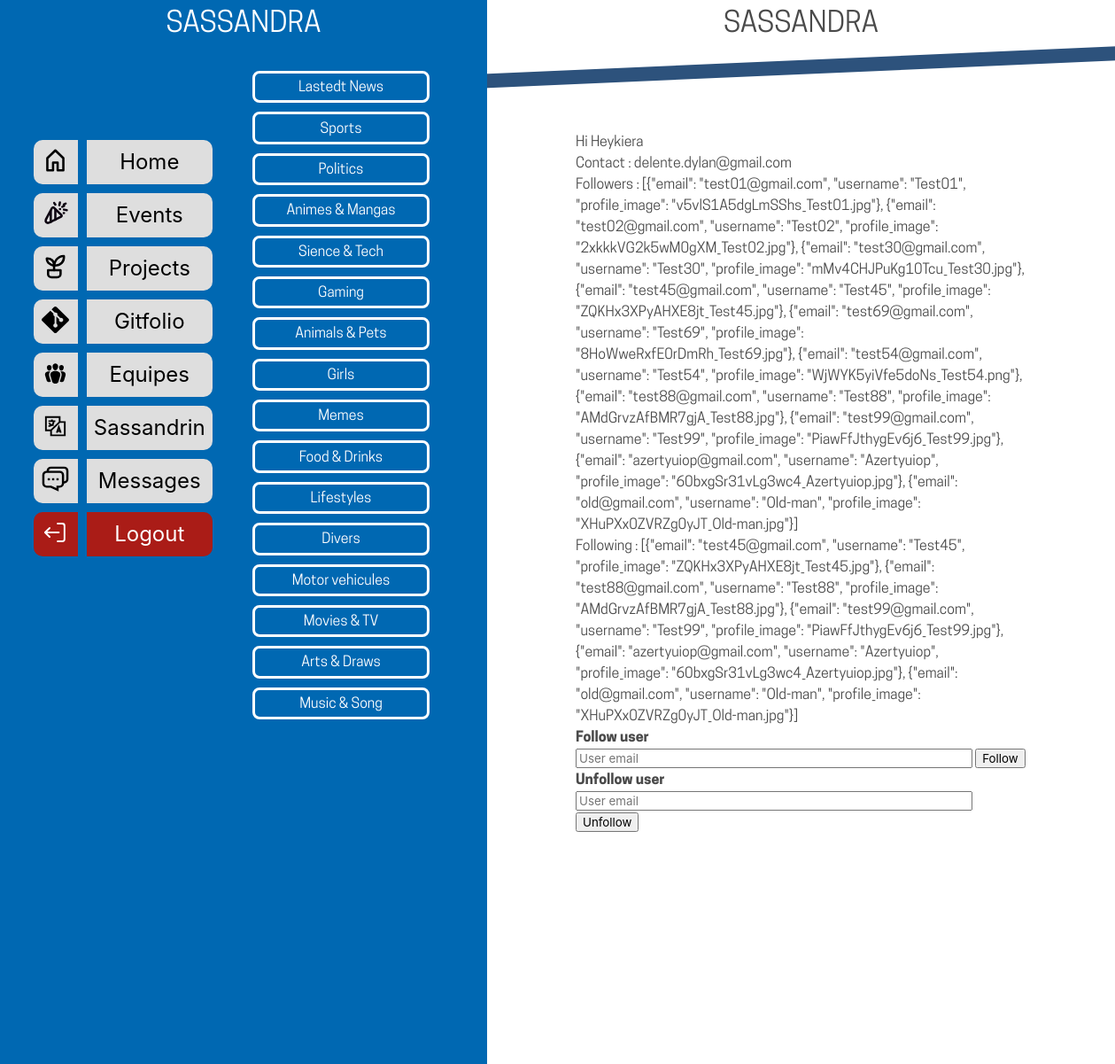
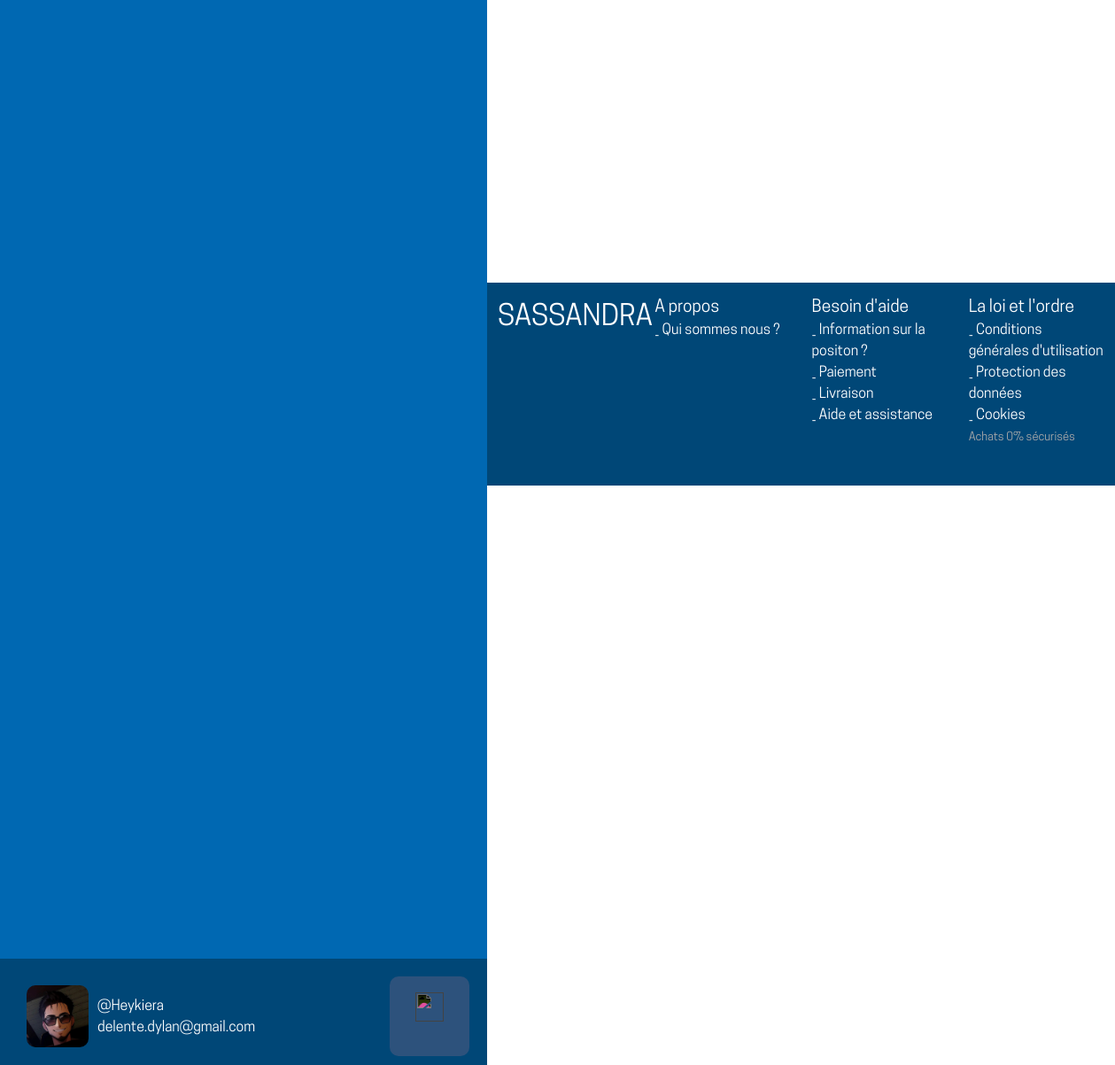
The app's page /home (signed in) with its own data (2 pictures, top to bottom).
### app.py (models this page shows, shortened)
class User(db.Model, UserMixin):
    id = db.Column(db.Integer, primary_key=True, default=lambda: random.randint(10000000, 99999999))
    username = db.Column(db.String(80), unique=True, nullable=False)
    email = db.Column(db.String(120), unique=True, nullable=False)
    password = db.Column(db.String(120), nullable=False)
    profile_image = db.Column(db.String(120), nullable=True)
    following = db.Column(db.JSON)
    followers = db.Column(db.JSON)
    descript = db.Column(db.String(240))

### app.py (the view)
@app.route('/home')
@login_required
def home():
    return render_template('home.html')

### app.py (called while the page is built)
@login_manager.user_loader
def load_user(user_id):
    return User.query.get(int(user_id))

### templates/home.html (shortened to what this page needs)
<!DOCTYPE html>
<html lang="fr">
    <head>
        <link rel="stylesheet" href="../static/css/bulma.min.css">
        <link rel="stylesheet" href="../static/css/style2.css">
    </head>
    <body>
        <aside>
            <header>
                <h1>SASSANDRA</h1>
            </header>
            <nav class="nav-list" id="nav">
                <li>
                    <button class="icon" onclick= "window.location.href='{{ url_for('home') }}';"><img src="../static/img/svg/home.svg" alt=""></button>
                    <button class="btn selector active">Home</button>
                    <ul class="hide">
                        <li><label><input type="checkbox"><span>Lastedt News</span></label></li>
                        <li><label><input type="checkbox"><span>Sports</span></label></li>
                        <li><label><input type="checkbox"><span>Politics</span></label></li>
                        <li><label><input type="checkbox"><span>Animes & Mangas</span></label></li>
                        <li><label><input type="checkbox"><span>Sience & Tech</span></label></li>
                        <li><label><input type="checkbox"><span>Gaming</span></label></li>
                        <li><label><input type="checkbox"><span>Animals & Pets</span></label></li>
                        <li><label><input type="checkbox"><span>Girls</span></label></li>
                        <li><label><input type="checkbox"><span>Memes</span></label></li>
                        <li><label><input type="checkbox"><span>Food & Drinks</span></label></li>
                        <li><label><input type="checkbox"><span>Lifestyles</span></label></li>
                        <li><label><input type="checkbox"><span>Divers</span></label></li>
                        <li><label><input type="checkbox"><span>Motor vehicules</span></label></li>
                        <li><label><input type="checkbox"><span>Movies & TV</span></label></li>
                        <li><label><input type="checkbox"><span>Arts & Draws</span></label></li>
                        <li><label><input type="checkbox"><span>Music & Song</span></label></li>
                    </ul>
                </li>
                <li>
                    <button class="icon" onclick= "window.location.href='{{ url_for( 'events' ) }}';"><img src="../static/img/svg/events.svg" alt=""></button>
                    <button class="btn selector">Events</button>
                </li>
                <li>
                    <button class="icon" onclick= "window.location.href='{{ url_for( 'projects' ) }}';"><img src="../static/img/svg/projects.svg" alt=""></button>
                    <button class="btn selector">Projects</button>
                </li>
                <li>
                    <button class="icon" onclick= "window.location.href='{{ url_for( 'gitfolio' ) }}';"><img src="../static/img/svg/git.svg" alt=""></button>
                    <button class="btn selector">Gitfolio</button>
                </li>
                <li>
                    <button class="icon" onclick= "window.location.href='{{ url_for( 'groups' ) }}';"><img src="../static/img/svg/groups.svg" alt=""></button>
                    <button class="btn selector">Equipes</button>
                </li>
                <li>
                    <button class="icon" onclick= "window.location.href='{{ url_for( 'sassandrin' ) }}';"><img src="../static/img/svg/language.svg" alt=""></button>
                    <button class="btn selector">Sassandrin</button>
                </li>
                <li>
                    <button class="icon" onclick= "window.location.href='{{ url_for( 'messages' ) }}';"><img src="../static/img/svg/messages.svg" alt=""></button>
                    <button class="btn selector">Messages</button>
                </li>
                <li>
                    <button class="icon logout" onclick= "window.location.href='{{ url_for( 'logout' ) }}';"><img src="../static/img/svg/logout.svg" alt=""></button>
                    <button class="btn selector logout" onclick= "window.location.href='{{ url_for( 'logout' ) }}';">Logout</button>
                </li>
            </nav>
            <footer>
                <div class="user-info" onclick= "window.location.href='{{ url_for( 'profile' ) }}';">
                <img src="{{ url_for('static', filename='uploads/' + current_user.profile_image) }}" alt="User Picture">
                    <div class="user-details">
                        <h3 class="username">@{{ current_user.username }}</h3>
                        <p class="user-email">{{ current_user.email }}</p>
                    </div>
                </div >
                <div class="settings" onclick= "window.location.href='{{ url_for( 'settings' ) }}';">
                    <img src="../static/img/svg/settings-gear.svg" alt="">
                </div>
            </footer>
        </aside>
        <section>
            <header>
                <h1>SASSANDRA</h1>
            </header>
            <div class="container">
                <div class="post">
                    {% if current_user.is_authenticated %}
                        <p>Hi {{ current_user.username }}</p>
                        <p>Contact : {{ current_user.email }}</p>
                        <p>Followers : {{ current_user.followers }}</p>
                        <p>Following : {{ current_user.following }}</p>
                    {% endif %}
                    <form id="follow-user" action="/follow" method="post">
                        <div class="follow">
                            <label for="follow-email"><b>Follow user</b></label>
                            <input type="text" placeholder="User email" name="follow-email" size="45" required>
                            <button type="submit">Follow</button>
                        </div>
                    </form>
                    <form id="unfollow-user" action="/unfollow" method="post">
                        <div class="follow">
                            <label for="unfollow-email"><b>Unfollow user</b></label>
                            <input type="text" placeholder="User email" name="unfollow-email" size="45" required>
                            <button type="submit">Unfollow</button>
                        </div>
                    </form>
                    <br><br><br><br><br><br><br><br><br><br>
                    <br><br><br><br><br><br><br><br><br><br>
                </div>
            </div>
            <footer>
                <div class="column">
                    <h1 style="font-size: xx-large;">SASSANDRA</h1>
                </div>
                <div class="column">
                    <h2 style="font-size: larger;">A propos</h2>
                    <p>_ Qui sommes nous ?</p>
                </div>
                <div class="column">
                    <h2 style="font-size: larger;">Besoin d'aide</h2>
                    <p>_ Information sur la positon ?</p>
                    <p>_ Paiement</p>
                    <p>_ Livraison</p>
                    <p>_ Aide et assistance</p>
                </div>
                <div class="column">
                    <h2 style="font-size: larger;">La loi et l'ordre</h2>
                    <p>_ Conditions générales d'utilisation</p>
                    <p>_ Protection des données</p>
                    <p>_ Cookies</p>
                    <span style="color: darkgray; font-size: small;">Achats 0% sécurisés</span>
                </div>
            </footer>
        </section>
    </body>
</html>

### static/css/style2.css (style rules this page uses)
:root { --gouttiere: 2.5rem; --login-input: #00693E; --sidebar-backgroud: #0068b2; --sidebar-profile: #004777; --sidebar-color: #fff; --sidebar-input: #dedede; --sidebar-title: #AA1C17; --sidebar-span: #D8D8D8; --sidebar-svg: brightness(0) saturate(100%) invert(92%) sepia(0%) saturate(7492%) hue-rotate(68deg) brightness(110%) contrast(100%); --sidebar-svg-hover:brightness(0) saturate(100%) invert(92%) sepia(0%) saturate(7492%) hue-rotate(68deg) brightness(110%) contrast(100%); --section-background: #f9f7ed; --section-color: #262626; --section-input: #ffffff; --section-title: #2D527C; --section-svg: filter: brightness(0) saturate(100%) invert(91%) sepia(12%) saturate(3777%) hue-rotate(186deg) brightness(111%) contrast(104%); --section-svg-hover: brightness(0) saturate(100%) invert(30%) sepia(25%) saturate(1116%) hue-rotate(171deg) brightness(92%) contrast(93%); }
* { font-family: 'Texte'; }
aside { background-color: var(--sidebar-backgroud); position: fixed; color: var(--sidebar-color); width: 550px; height: 100%; left: 0; padding: 0; margin: 0; overflow-x:hidden; }
aside header { background-color: var(--sidebar-backgroud); height: 5%; font-size: xx-large; text-align: center; align-items: center; justify-content: center; }
aside nav { background-color: var(--sidebar-backgroud); height: calc(100%); overflow-x: hidden; }
aside footer { background-color: var(--sidebar-profile); color: var(--sidebar-color); position: sticky; height: 120px; width: 100%; bottom: 0%; left: 0%; padding: 20px; }
aside footer > * { align-items: center; justify-content: center; display:inline-block; vertical-align:middle; }
section { width: calc(100% - 550px); position: relative; float: right; }
section header { padding: 0; font-size: xx-large; text-align: center; align-items: center; }
section header::after { content: ''; display: block; position: absolute; left: -1rem; z-index: -1; width: 110%; height: 10em; background-color: inherit; top: 0.2rem; transform: translateY(20%) skewY(-2.5deg); border-top: 1rem solid var(--section-title); }
section footer { background-color: var(--sidebar-profile); width: 100%; display: table; color: var(--sidebar-color); padding-bottom: 2rem; }
.user-info { width: calc(100% - 110px); margin-right: 10px; color: var(--sidebar-color); text-align: left; display: inline-flex; justify-content: start; }
.user-info img { height: 70px; width: 70px; margin: 10px; border-radius: 10px; object-fit: cover; }
.settings { background-color: var(--section-title); float: right; width: 90px; height: 90px; border-radius: 10px; text-align: center; justify-content: center; }
.settings img { width: 60%; height: 60%; transition: transform 0.2s ease-in; filter: saturate(100%) invert(100%) sepia(0%) hue-rotate(35deg) brightness(107%) contrast(101%); margin: 20%; }
.nav-list { padding: 5% }
.nav-list > li { list-style: none; margin: 10px; display: flex; }
.icon { display: inline-block; width: 50px; height: 50px; border: none; border-top-left-radius: 10px; border-bottom-left-radius: 10px; cursor: pointer; background-color: var(--sidebar-input); margin-right: 10px; }
.icon img { padding: 10%; }
.btn { display: inline-block; width: 30%; height: 50px; font-size: x-large; border: none; border-top-right-radius: 10px; border-bottom-right-radius: 10px; cursor: pointer; background-color: var(--sidebar-input); }
.hide { position: absolute; left: 50%; top: 70px; display: none; color: var(--section-input); width: 40%; }
.active + .hide { display: block; }
.hide span { display: block; text-align: center; padding: 0.2rem; font-size: 1rem; border: solid 0.2rem var(--section-input); border-radius: 0.5rem; cursor: pointer; margin: 10px; }
.logout { background-color: var(--sidebar-title); color: var(--sidebar-color); }
.logout img { filter: brightness(0) saturate(100%) invert(99%) sepia(87%) saturate(45%) hue-rotate(264deg) brightness(119%) contrast(100%); }
.column { float: left; width: 25%; }
.container { margin: 100px; }

### records on screen
User: profile_image (picture), username "Heykiera", email "delente.dylan@gmail.com", followers "[{\"email\": \"test01@gmail.com\", \"username\": \"Test01\", \"profile_image\": \"v5vlS1A5dgLmSShs_Test01.jpg\"}, {\"email\": \"test02@gmail.com\", \"username\": \"Test02\", \"profile_image\": \"2xkkkVG2k5wM0gXM_Test02.jpg\"}, {\"email\": \"test30@gmail.com\", \"username\": \"Test30\", \"profile_image\": \"mMv4CHJPuKg10Tcu_Test30.jpg\"}, {\"email\": \"test45@gmail.com\", \"username\": \"Test45\", \"profile_image\": \"ZQKHx3XPyAHXE8jt_Test45.jpg\"}, {\"email\": \"test69@gmail.com\", \"username\": \"Test69\", \"profile_image\": \"8HoWweRxfE0rDmRh_Test69.jpg\"}, {\"email\": \"test54@gmail.com\", \"username\": \"Test54\", \"profile_image\": \"WjWYK5yiVfe5doNs_Test54.png\"}, {\"email\": \"test88@gmail.com\", \"username\": \"Test88\", \"profile_image\":…", following "[{\"email\": \"test45@gmail.com\", \"username\": \"Test45\", \"profile_image\": \"ZQKHx3XPyAHXE8jt_Test45.jpg\"}, {\"email\": \"test88@gmail.com\", \"username\": \"Test88\", \"profile_image\": \"AMdGrvzAfBMR7gjA_Test88.jpg\"}, {\"email\": \"test99@gmail.com\", \"username\": \"Test99\", \"profile_image\": \"PiawFfJthygEv6j6_Test99.jpg\"}, {\"email\": \"azertyuiop@gmail.com\", \"username\": \"Azertyuiop\", \"profile_image\": \"60bxgSr31vLg3wc4_Azertyuiop.jpg\"}, {\"email\": \"old@gmail.com\", \"username\": \"Old-man\", \"profile_image\": \"XHuPXx0ZVRZg0yJT_Old-man.jpg\"}]"
